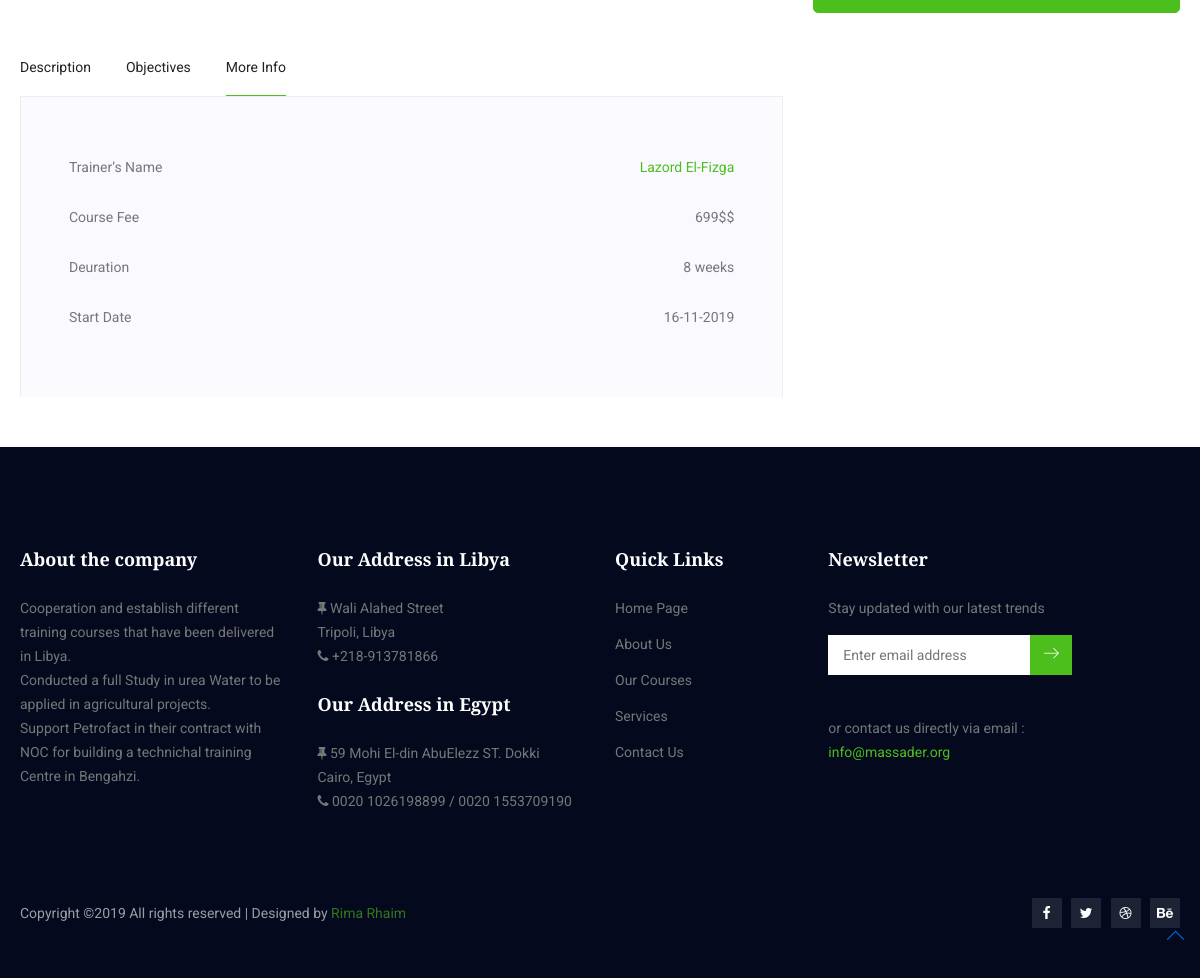
Before: /course-details.php?courseID=2 (lower part) with the older database file.
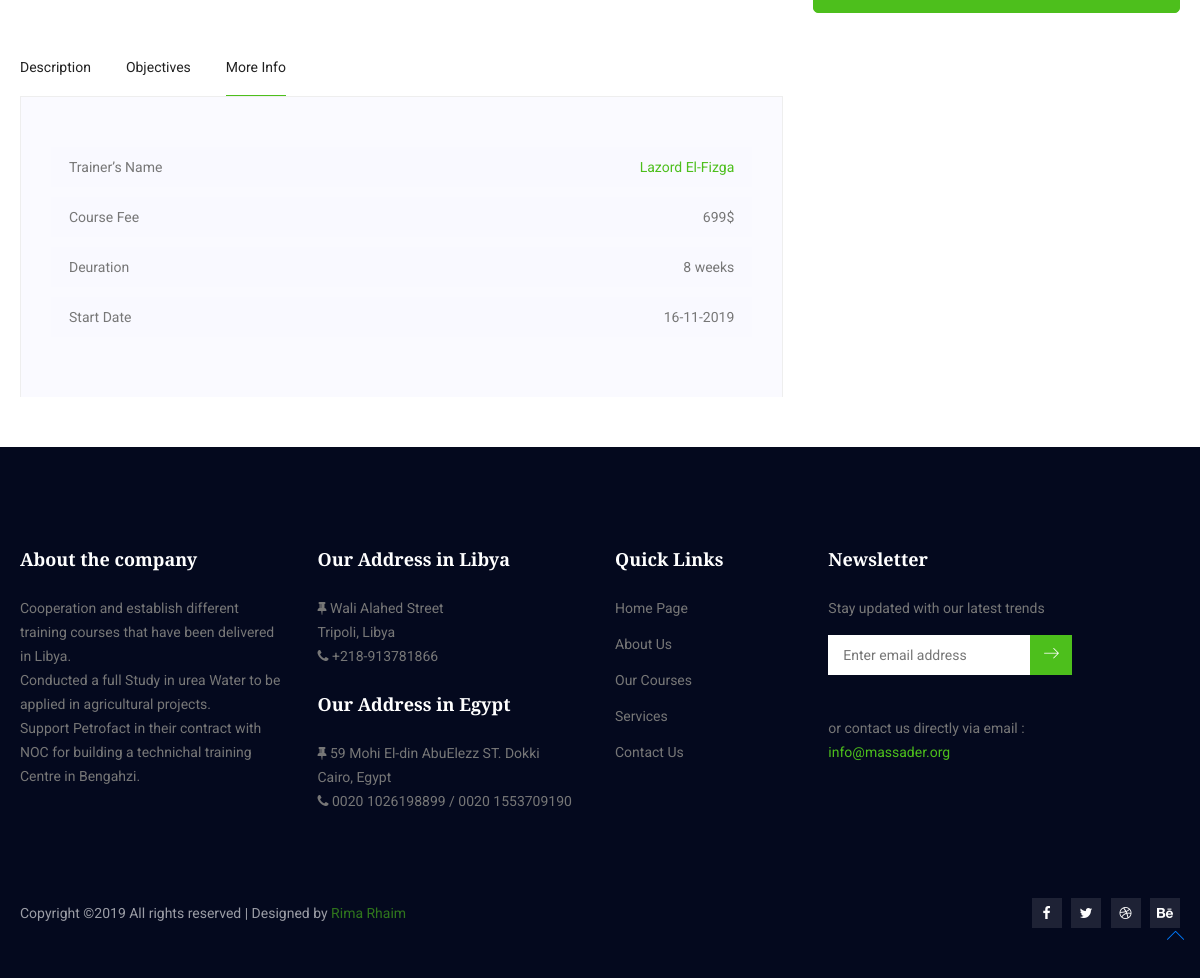
After: the same page with the newer database file.
### tables this page shows
CREATE TABLE `courses` (
  `ID` int(11) NOT NULL,
  `name` varchar(70) NOT NULL,
  `description` text NOT NULL,
  `objectives` text NOT NULL,
  `trainerID` int(11) NOT NULL,
  `price` int(70) NOT NULL,
  `duration` varchar(70) NOT NULL,
  `startDate` varchar(70) NOT NULL
);

CREATE TABLE `trainer` (
  `ID` int(11) NOT NULL,
  `fullName` varchar(70) NOT NULL,
  `email` varchar(70) NOT NULL,
  `phone` varchar(70) NOT NULL
);

### course-details.php (the view, shortened to what this page needs)
<?php include "includes/connect.php"?>
<!doctype html>
<html lang="en">
    <head>
        <link rel="stylesheet" href="css/bootstrap.css">
        <link rel="stylesheet" href="vendors/linericon/style.css">
        <link rel="stylesheet" href="css/font-awesome.min.css">
        <link rel="stylesheet" href="vendors/owl-carousel/owl.carousel.min.css">
        <link rel="stylesheet" href="vendors/lightbox/simpleLightbox.css">
        <link rel="stylesheet" href="vendors/nice-select/css/nice-select.css">
        <link rel="stylesheet" href="vendors/animate-css/animate.css">
        <link rel="stylesheet" href="vendors/popup/magnific-popup.css">
        <link rel="stylesheet" href="css/style.css">
        <link rel="stylesheet" href="css/responsive.css">
    </head>
    <body>
        <section class="course_details_area p_120">
        	<div class="container">
					<?php
					if(isset($_GET['courseID'])){
					$id=$_GET['courseID'];
					$sql = "
					SELECT
					courses.ID AS courseID, courses.name , courses.price , courses.duration ,
					courses.startDate , courses.description , courses.objectives , trainer.fullName
                    FROM courses
                    INNER JOIN trainer ON courses.trainerID = trainer.ID
					WHERE courses.ID = ? ";
                    global $con;
                    $query = $con->prepare($sql);
                    $query->execute(array($id));
                    $result = $query->fetch();
                    ?>
        		<div class="row course_details_inner">
        			<div class="col-lg-8">
						<br><h2><?php echo $result['name'] ; ?></h2> <br>
						<ul class="nav nav-tabs" id="myTab" role="tablist">
							<li class="nav-item">
								<a class="nav-link" id="home-tab" data-toggle="tab" href="#home" role="tab" aria-controls="home" aria-selected="true">Description</a>
							</li>
							<li class="nav-item">
								<a class="nav-link" id="profile-tab" data-toggle="tab" href="#profile" role="tab" aria-controls="profile" aria-selected="false">Objectives</a>
							</li>
							<li class="nav-item">
								<a class="nav-link active" id="comments-tab" data-toggle="tab" href="#comments" role="tab" aria-controls="comments" aria-selected="false">More Info</a>
							</li>
						</ul>
						<div class="tab-content" id="myTabContent">
							<div class="tab-pane fade show active" id="comments" role="tabpanel" aria-labelledby="comments-tab">
								<div class="comments-area">
									<div class="c_details_list">
											<ul class="list">
												<li><a href="#">Trainer’s Name <span><?php echo $result['fullName'] ; ?></span></a></li>
												<li><a href="#">Course Fee <span><?php echo $result['price'] ; ?>$</span></a></li>
												<li><a href="#">Deuration <span><?php echo $result['duration'] ; ?></span></a></li>
												<li><a href="#">Start Date <span><?php echo $result['startDate'] ; ?></span></a></li>
											</ul>
									</div>
								</div>
							</div>
						</div>
        			</div>
        			<div class="col-lg-4">
        				<div class="c_details_list">
        					<form action="TCPDF-master/examples/massader_invoice.php" method="post">
								<div class="mt-10">
									<button type="submit" class="main_btn" style="width:100%">Enroll Now</button>
								</div>
								<br>
							</form>
        				</div>
        			</div>
        		</div>
        	</div>
		</section>
					<?php } ?>
		<?php
	   include 'includes/footer.php';
	   ?>
    </body>
</html>

Changed rows visible on the page:
changed courses "Lazord El-Fizga": price "699$" → "699"
